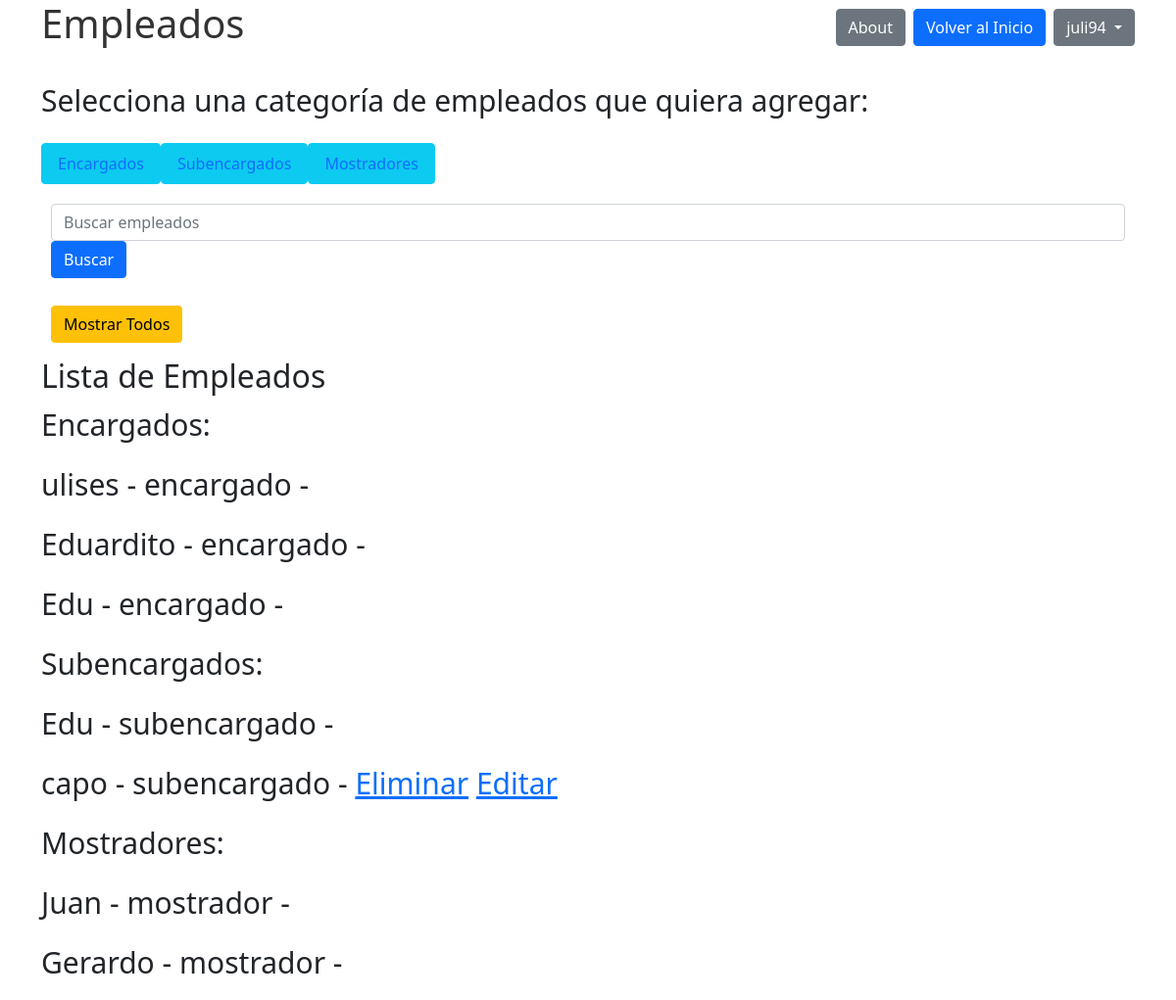
Before: /empleados/mostrarempleados/ (signed in) with the older database file.
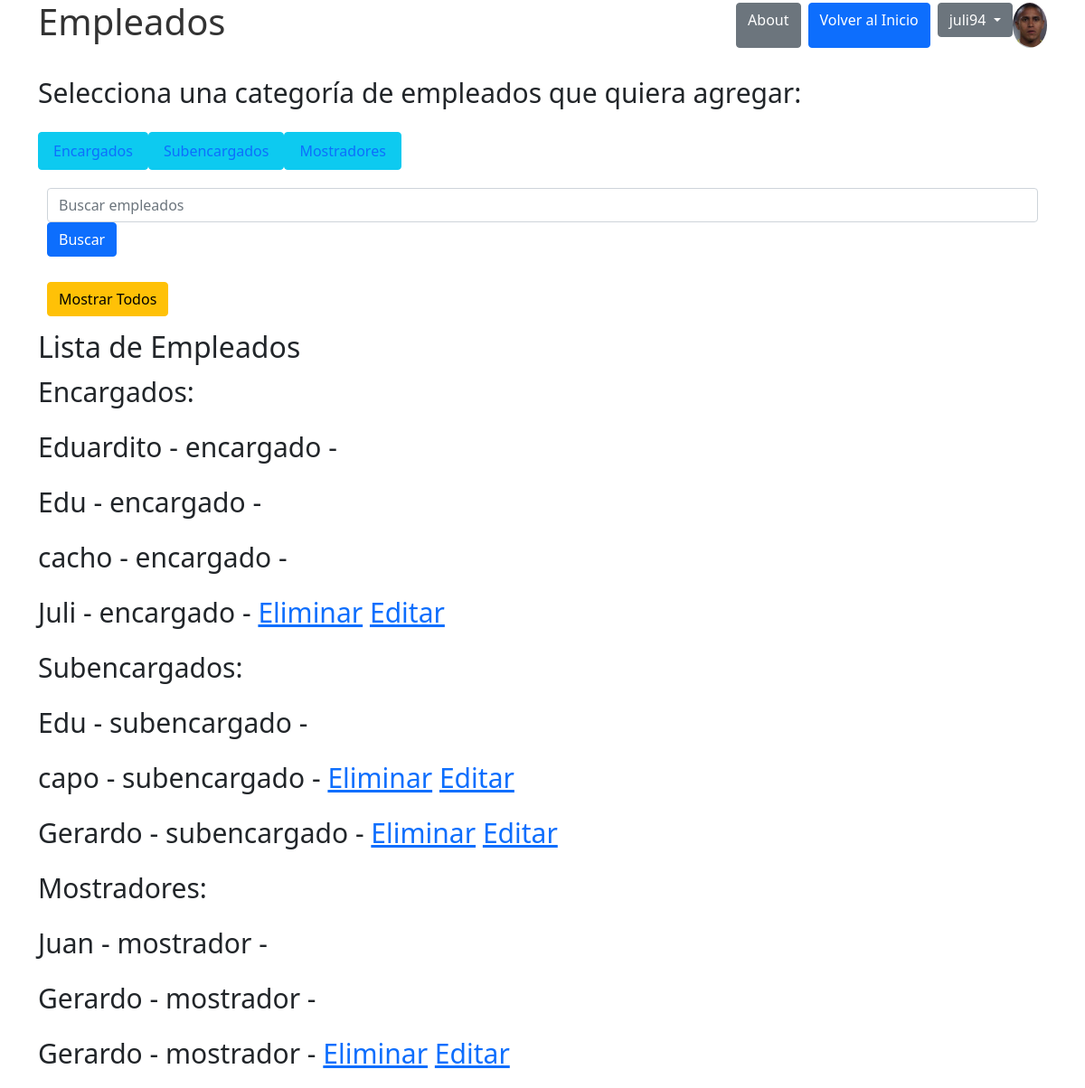
After: the same page with the newer database file.
### empleados/models.py (models this page shows)
class encargado(models.Model):
    Nombre = models.CharField(max_length=64)
    Apellido = models.CharField(max_length=64)
    telefono = models.CharField(max_length=20)
    edad = models.IntegerField()
    email = models.EmailField()
    descripcion = models.CharField(max_length=100)
    empleo = models.CharField(max_length=64, default='encargado')
    creador = models.ForeignKey(User, on_delete=models.SET_NULL, null=True)

class subencargado(models.Model):
    Nombre = models.CharField(max_length=64)
    Apellido = models.CharField(max_length=64)
    telefono = models.CharField(max_length=20)
    edad = models.IntegerField()
    email = models.EmailField()
    descripcion = models.CharField(max_length=100)
    empleo = models.CharField(max_length=64, default='subencargado')
    creador = models.ForeignKey(User, on_delete=models.SET_NULL, null=True)

class mostrador(models.Model):
    Nombre = models.CharField(max_length=64)
    Apellido = models.CharField(max_length=64)
    telefono = models.CharField(max_length=20)
    edad = models.IntegerField()
    email = models.EmailField()
    descripcion = models.CharField(max_length=100)
    empleo = models.CharField(max_length=64, default='mostrador')
    creador = models.ForeignKey(User, on_delete=models.SET_NULL, null=True)

### perfiles/models.py (models this page shows, shortened)
class Avatar(models.Model):
    user = models.OneToOneField(User, on_delete=models.CASCADE, null=True)
    imagen = models.ImageField(upload_to='avatares', null=True, blank=True)

### empleados/views.py (the view)
# urls.py: path('mostrarempleados/', views.mostrarempleados, name='mostrarempleados'),
def mostrarempleados(request):
    encargados = encargado.objects.all()
    subencargados = subencargado.objects.all()
    mostradores = mostrador.objects.all()
    context = {
        'encargados': encargados,
        'subencargados': subencargados,
        'mostradores': mostradores,
    }
    return render(request, 'mostrarempleados.html', context)

### empleados/templates de empleados/mostrarempleados.html
{% extends 'base.html' %}
{% block content %}
  <h2>Lista de Empleados</h2>
  <p>Encargados:</p>
  {% for encargado in encargados %}
    <p>
      {{ encargado.Nombre }} - {{ encargado.empleo }} -
      {% if encargado.creador == user %}
        <a href="{% url 'eliminar_empleado' encargado.id %}">Eliminar</a>
        <a href="{% url 'editar_empleado' encargado.id %}">Editar</a>
      {% endif %}
    </p>
  {% endfor %}
  <p>Subencargados:</p>
  {% for subencargado in subencargados %}
    <p>
      {{ subencargado.Nombre }} - {{ subencargado.empleo }} -
      {% if subencargado.creador == user %}
        <a href="{% url 'eliminar_empleado' subencargado.id %}">Eliminar</a>
        <a href="{% url 'editar_empleado' subencargado.id %}">Editar</a>
      {% endif %}
    </p>
  {% endfor %}
  <p>Mostradores:</p>
  {% for mostrador in mostradores %}
    <p>
      {{ mostrador.Nombre }} - {{ mostrador.empleo }} -
      {% if mostrador.creador == user %}
        <a href="{% url 'eliminar_empleado' mostrador.id %}">Eliminar</a>
        <a href="{% url 'editar_empleado' mostrador.id %}">Editar</a>
      {% endif %}
    </p>
  {% endfor %}
{% endblock %}

### templates_base/base.html (shortened to what this page needs)
{% load static %}
<!DOCTYPE html>
<html lang="es">
<head>
  <link rel="stylesheet" type="text/css" href="{% static 'css/css.css' %}">
  <link rel="stylesheet" href="https://cdn.jsdelivr.net/npm/bootstrap@5.1.3/dist/css/bootstrap.min.css">
</head>
<body>
  <div class="container">
    <div class="d-flex justify-content-between align-items-center mb-4">
      <h1>{% block heading %}Empleados{% endblock %}</h1>
      <div class="d-flex">
        <a href="{% url 'about' %}" class="btn btn-secondary me-2">About</a>
        <a href="{% url 'base' %}" class="btn btn-primary me-2">Volver al Inicio</a>
        {% if user.is_authenticated %}
          <div class="dropdown">
            <button class="btn btn-secondary dropdown-toggle" type="button" data-bs-toggle="dropdown" aria-expanded="false">
              {{ user.username }}
            </button>
          </div>
          {% if user.avatar %}
            <img src="{{ user.avatar.imagen.url }}" alt="Avatar de {{ user.username }}" class="img-fluid rounded-circle" style="max-width: 50px; max-height: 50px;">
          {% endif %}
        {% endif %}
      </div>
    </div>
    <p>Selecciona una categoría de empleados que quiera agregar:</p>
    <ul class="nav">
      <li class="nav-item"><a href="{% url 'encargados' %}" class="btn btn-info nav-link">Encargados</a></li>
      <li class="nav-item"><a href="{% url 'subencargados' %}" class="btn btn-info nav-link">Subencargados</a></li>
      <li class="nav-item"><a href="{% url 'mostradores' %}" class="btn btn-info nav-link">Mostradores</a></li>
    </ul>
    <form method="get" action="{% url 'busqueda' %}" class="mb-2">
      <input type="text" name="q" placeholder="Buscar empleados" class="form-control me-2">
      <button type="submit" class="btn btn-primary">Buscar</button>
    </form>
    <form method="get" action="{% url 'mostrarempleados' %}">
      <button type="submit" class="btn btn-warning">Mostrar Todos</button>
    </form>
    {% block content %}{% endblock %}
  </div>
</body>
</html>

### static/css/css.css (style rules this page uses)
body { background-color: rgb(238, 244, 238); }
h1 { font-size: 60px; color: #333; text-align: center; }
ul { list-style-type: none; }
ul li a { text-decoration: none; display: block; padding: 10px; background-color: #0074b8; color: #fff; border-radius: 5px; margin: 5px 0; text-align: center; }
form { width: 100%; padding: 10px; margin: 5px 0; border: none; border-radius: 7px; box-sizing: border-box; font-size: 20px; }
p { font-size: 30px; }

Changed rows visible on the page:
removed encargado: Nombre "ulises", empleo "encargado"
added encargado: Nombre "cacho", empleo "encargado"
added encargado: Nombre "Juli", empleo "encargado", shows "Eliminar"
added subencargado: Nombre "Gerardo", empleo "subencargado", shows "Eliminar"
added mostrador: Nombre "Gerardo", empleo "mostrador", shows "Eliminar"
